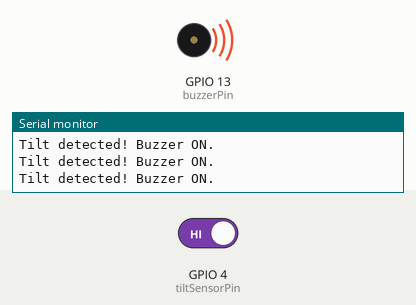
Simulated run of this sketch. Board: ESP32. On the bench: buzzer (waves = sounding, pin HIGH), the last lines printed to the serial monitor. The test bench sets the inputs (shaded band); at power-on: GPIO 4 (tiltSensorPin) HIGH.

Above: at 1.2 s.
1.3 s: GPIO 4 (tiltSensorPin) driven LOW
At 2.1 s:
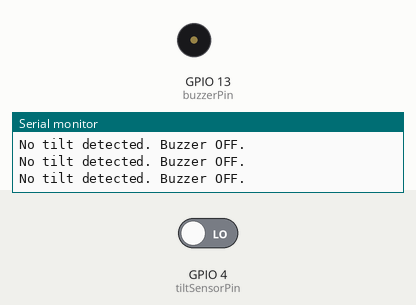
2.8 s: GPIO 4 (tiltSensorPin) driven HIGH
At 3.4 s:
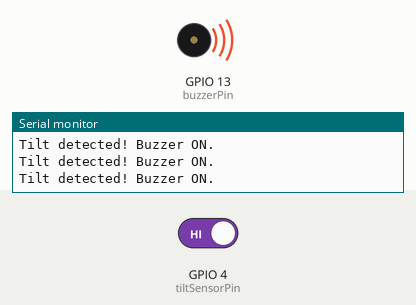
Timing chart, 0 to 5.8 s (numbered marks = the images above; inputs shaded):
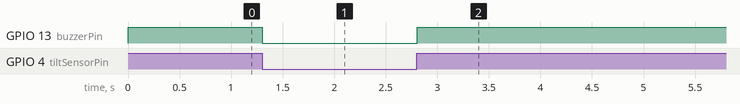

The sketch:

sketch.ino
```cpp
#include <Arduino.h>

const int tiltSensorPin = 4; // GPIO pin connected to the tilt switch
const int buzzerPin = 13; // GPIO pin connected to the buzzer

void setup() {
  pinMode(tiltSensorPin, INPUT_PULLUP); // Set tilt switch pin as input with pull-up resistor
  pinMode(buzzerPin, OUTPUT); // Set buzzer pin as output
  Serial.begin(115200);
}

void loop() {
  int sensorValue = digitalRead(tiltSensorPin);

  if (sensorValue == HIGH) {
    // Tilt detected, turn on buzzer
    digitalWrite(buzzerPin, HIGH);
    Serial.println("Tilt detected! Buzzer ON.");
  } else {
    // No tilt, turn off buzzer
    digitalWrite(buzzerPin, LOW);
    Serial.println("No tilt detected. Buzzer OFF.");
  }

  delay(100); // Short delay to avoid rapid changes
}
```

Measured:
- after the input at 1.3 s, GPIO 13 (buzzerPin): HIGH → LOW at once
- after the input at 2.8 s, GPIO 13 (buzzerPin): LOW → HIGH at once
